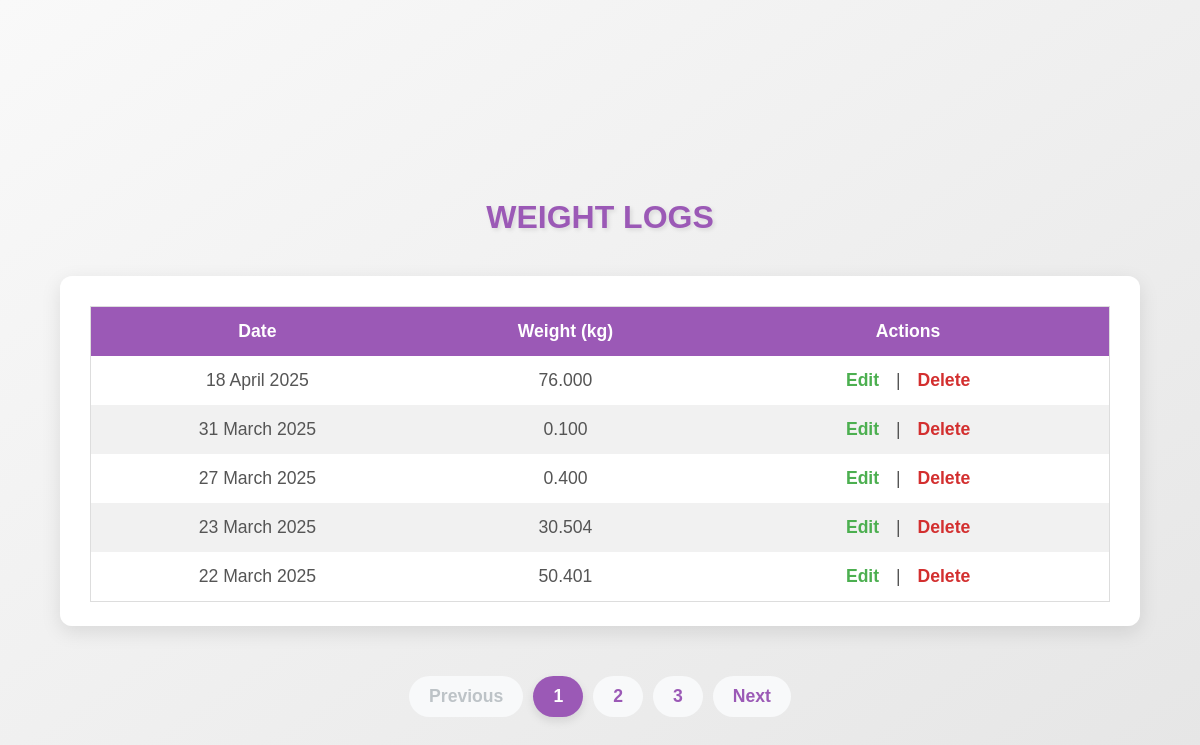
The page /view_weights on the database as committed earlier.
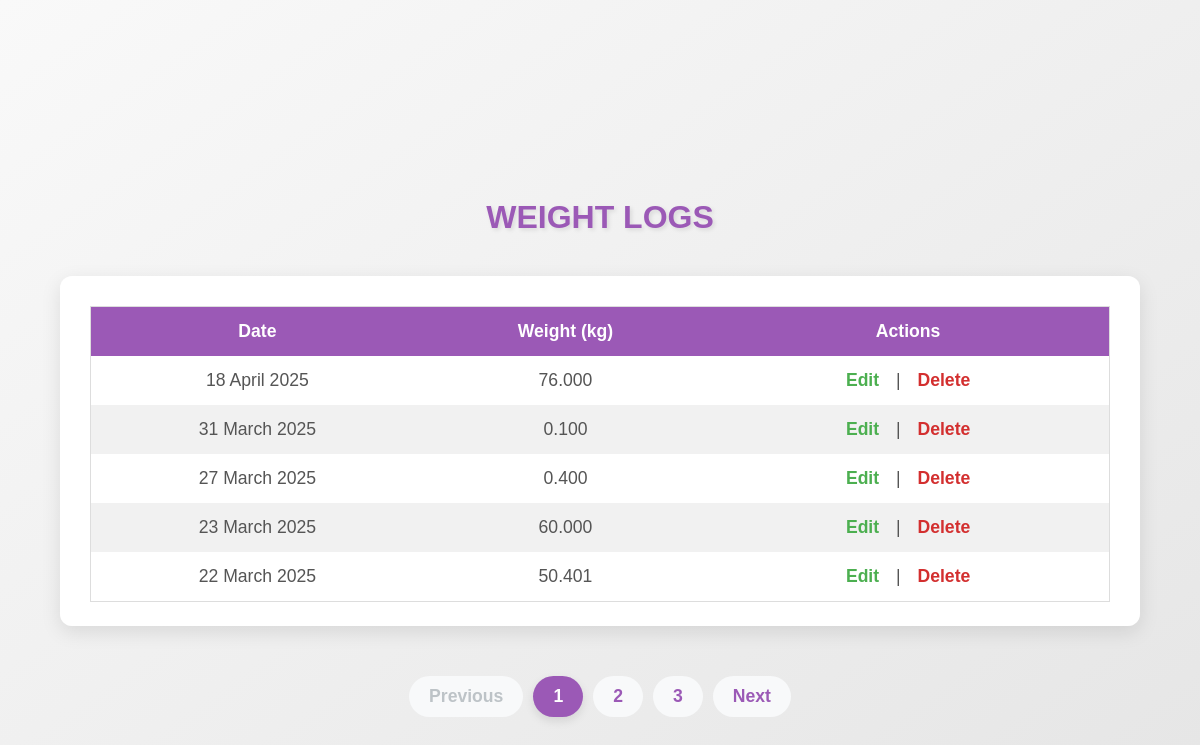
The same page on the database as committed later.
### app.py (models this page shows, shortened)
class WeightLog(db.Model):
    id = db.Column(db.Integer, primary_key=True)
    date = db.Column(db.Date, nullable=False, default=datetime.utcnow)
    weight = db.Column(Numeric(10, 3), nullable=False)

### app.py (the view)
@app.route('/view_weights', methods=['GET'])
def view_weights():
    page = request.args.get('page', 1, type=int)  # Get current page from query parameters, default to 1
    per_page = 5  # Number of logs to show per page
    weight_logs = WeightLog.query.order_by(WeightLog.date.desc()).paginate(page=page, per_page=per_page)
    return render_template('view_weights.html', weight_logs=weight_logs)

### templates/view_weights.html (shortened to what this page needs)
<!DOCTYPE html>
<html lang="en">
<head>
    <link rel="stylesheet" href="{{ url_for('static', filename='style.css') }}">
</head>
<body>
    <div>
        <h1>Weight Logs</h1>
        <div class="card">
            <table>
                <thead>
                    <tr>
                        <th>Date</th>
                        <th>Weight (kg)</th>
                        <th>Actions</th>
                    </tr>
                </thead>
                <tbody>
                    {% for log in weight_logs.items %}
                    <tr>
                        <td>{{ log.date.strftime("%d %B %Y") }}</td>
                        <td>{{ log.weight }}</td>
                        <td>
                            <a href="{{ url_for('edit_weight', id=log.id) }}">Edit</a> |
                            <a id="delete" href="{{ url_for('delete_weight', id=log.id) }}" onclick="return confirm('Are you sure you want to delete this entry?')">Delete</a>
                        </td>
                    </tr>
                    {% endfor %}
                </tbody>
            </table>
        </div>
        <div class="pagination">
            {% if weight_logs.has_prev %}
                <a href="{{ url_for('view_weights', page=weight_logs.prev_num) }}" class="page-link">Previous</a>
            {% else %}
                <span class="page-link" style="cursor: not-allowed; color: #bdc3c7;">Previous</span>
            {% endif %}
            {% for page_num in weight_logs.iter_pages() %}
                {% if page_num %}
                    <a href="{{ url_for('view_weights', page=page_num) }}" class="page-link {% if page_num == weight_logs.page %}active{% endif %}">
                        {{ page_num }}
                    </a>
                {% endif %}
            {% endfor %}
            {% if weight_logs.has_next %}
                <a href="{{ url_for('view_weights', page=weight_logs.next_num) }}" class="page-link">Next</a>
            {% else %}
                <span class="page-link" style="cursor: not-allowed; color: #bdc3c7;">Next</span>
            {% endif %}
        </div>
    </div>
</body>
</html>

### static/style.css (style rules this page uses)
body { font-family: Arial, sans-serif; margin: 20px; }
h1 { text-align: center; }
table { width: 100%; border-collapse: collapse; }
table, th, td { border: 1px solid black; padding: 8px; text-align: left; }
th { background-color: #f4f4f4; }

### templates/view_weights.html (style rules this page uses)
* { margin: 0; padding: 0; box-sizing: border-box; }
body { font-family: 'Arial', sans-serif; background: linear-gradient(145deg, #f9f9f9, #e4e4e4); color: #333; padding: 40px; min-height: 100vh; display: flex; flex-direction: column; justify-content: center; }
h1 { text-align: center; font-size: 2em; color: #9b59b6; margin-bottom: 40px; text-transform: uppercase; text-shadow: 2px 2px 4px rgba(0, 0, 0, 0.1); }
.card { margin-bottom: 50px; background-color: #ffffff; border-radius: 12px; box-shadow: 0 6px 20px rgba(0, 0, 0, 0.1); padding: 30px; height: 350px; overflow-y: auto; transition: transform 0.3s ease, box-shadow 0.3s ease; width: 100%; box-sizing: border-box; }
table { width: 100%; border-collapse: collapse; margin-bottom: 30px; font-size: 1.1em; border: 1px solid #ddd; box-sizing: border-box; }
th, td { padding: 14px 16px; text-align: center; border: none; }
th { background-color: #9b59b6; color: white; font-weight: 600; text-align: center; }
td { font-size: 1em; color: #555; white-space: nowrap; overflow: hidden; text-overflow: ellipsis; }
tr:nth-child(even) { background-color: #f1f1f1; }
td a { text-decoration: none; font-weight: bold; padding: 6px 12px; color: #4caf50; transition: background-color 0.3s ease, color 0.3s ease; }
td a#delete { color: #d32f2f; }
.pagination { display: flex; justify-content: center; margin-top: 30px; clear: both; width: 100%; box-sizing: border-box; }
.page-link { font-size: 1.1rem; padding: 10px 20px; margin: 0 5px; border-radius: 30px; color: #9b59b6; background-color: #f8f9fa; text-decoration: none; font-weight: 600; transition: background-color 0.3s ease, color 0.3s ease; display: flex; align-items: center; justify-content: center; white-space: nowrap; }
.page-link.active { background-color: #9b59b6; color: white; font-weight: bold; box-shadow: 0 4px 10px rgba(0, 0, 0, 0.1); }

Rows that differ between the two databases and show on the page:
changed WeightLog "23 March 2025": weight "30.504" → "60.000"
